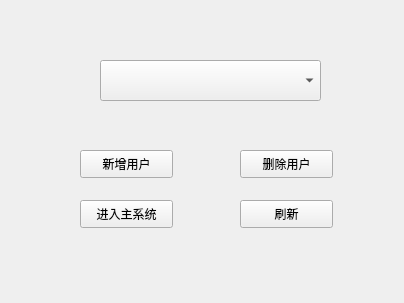
<?xml version="1.0" encoding="UTF-8"?>
<ui version="4.0">
 <class>ctrl_admin</class>
 <widget class="QWidget" name="ctrl_admin">
  <property name="geometry">
   <rect>
    <x>0</x>
    <y>0</y>
    <width>404</width>
    <height>303</height>
   </rect>
  </property>
  <property name="windowTitle">
   <string>Form</string>
  </property>
  <widget class="QPushButton" name="pushButton">
   <property name="geometry">
    <rect>
     <x>80</x>
     <y>150</y>
     <width>93</width>
     <height>28</height>
    </rect>
   </property>
   <property name="text">
    <string>新增用户</string>
   </property>
  </widget>
  <widget class="QPushButton" name="pushButton_2">
   <property name="geometry">
    <rect>
     <x>240</x>
     <y>150</y>
     <width>93</width>
     <height>28</height>
    </rect>
   </property>
   <property name="text">
    <string>删除用户</string>
   </property>
  </widget>
  <widget class="QPushButton" name="pushButton_3">
   <property name="geometry">
    <rect>
     <x>80</x>
     <y>200</y>
     <width>93</width>
     <height>28</height>
    </rect>
   </property>
   <property name="text">
    <string>进入主系统</string>
   </property>
  </widget>
  <widget class="QComboBox" name="comboBox">
   <property name="geometry">
    <rect>
     <x>100</x>
     <y>60</y>
     <width>221</width>
     <height>41</height>
    </rect>
   </property>
  </widget>
  <widget class="QPushButton" name="pushButton_4">
   <property name="geometry">
    <rect>
     <x>240</x>
     <y>200</y>
     <width>93</width>
     <height>28</height>
    </rect>
   </property>
   <property name="text">
    <string>刷新</string>
   </property>
  </widget>
 </widget>
 <resources/>
 <connections/>
</ui>
